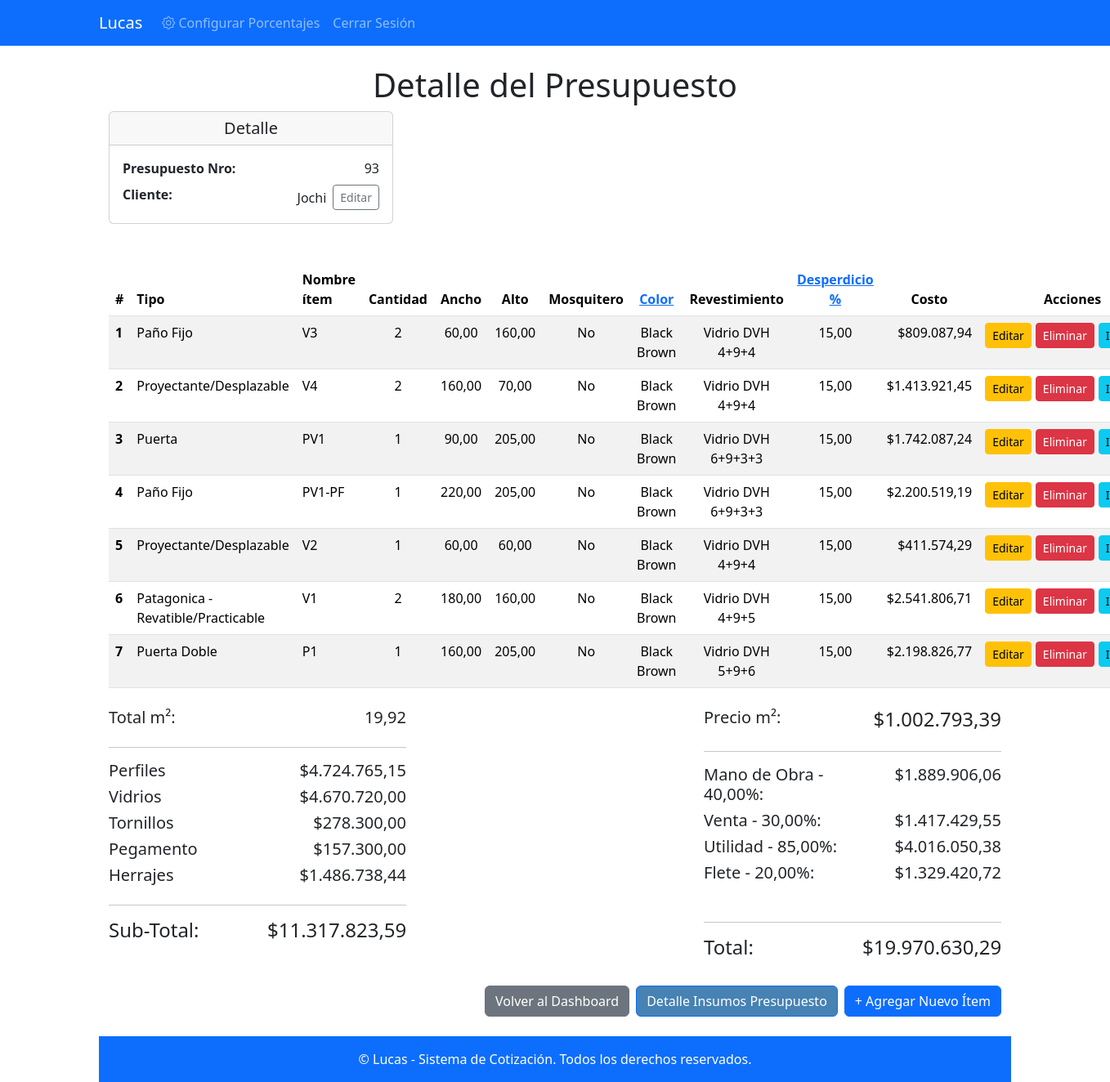
Page /presupuesto/93/ (signed in) on the committed database.
### apps/presupuestos/models.py (models this page shows, shortened)
class Presupuesto(models.Model):
    numero = models.AutoField(primary_key=True)  # Clave primaria definida explícitamente
    cliente = models.CharField(max_length=255)
    lugar = models.ForeignKey('Lugar', on_delete=models.CASCADE)
    fecha = models.DateTimeField(auto_now_add=True)

class Item(models.Model):
    presupuesto = models.ForeignKey(Presupuesto, related_name='items', on_delete=models.CASCADE)  # Relación con el presupuesto
    nombre_item = models.CharField(max_length=25, blank=True, default='')  # Nombre identificativo del ítem
    cantidad = models.PositiveIntegerField()  # Cantidad del ítem
    ancho = models.DecimalField(max_digits=10, decimal_places=2, null=True, blank=True)  # Ancho en unidades
    alto = models.DecimalField(max_digits=10, decimal_places=2, null=True, blank=True)  # Alto en unidades
    ancho_hoja = models.DecimalField(max_digits=10, decimal_places=2, null=True, blank=True)  # Ancho de hoja en unidades
    alto_lama = models.DecimalField(max_digits=10, decimal_places=2, null=True, blank=True)
    tipo = models.ForeignKey(Tipo, on_delete=models.CASCADE)  # Tipo de ítem (ventana, puerta, etc.)
    color = models.ForeignKey(Color, on_delete=models.CASCADE)  # Color del ítem
    revestimiento = models.ForeignKey(Revestimiento, on_delete=models.CASCADE)  # Tipo de revestimiento
    desperdicio = models.DecimalField(max_digits=5, decimal_places=2, default=0.0)  # Porcentaje de desperdicio
    mosquitero = models.BooleanField(default=False, null=True, blank=True)
    def calcular_costo(self):
        insumos = DetalleInsumo.objects.filter(item=self)
        total = sum(insumo.precio_total for insumo in insumos)
        return total

class Tipo(models.Model):
    numero = models.IntegerField(unique=True)  # Número identificador del tipo
    detalle = models.CharField(max_length=100)  # Descripción del tipo

class Color(models.Model):
    nombre = models.CharField(max_length=50)

class Revestimiento(models.Model):
    nombre = models.CharField(max_length=100)

class TipoInsumo(models.Model):
    nombre = models.CharField(max_length=50, unique=True)  # Nombre del tipo de insumo (por ejemplo, 'Material', 'Herramienta')

class PorcentajeConfiguracion(models.Model):
    nombre = models.CharField(max_length=100, unique=True, help_text="Nombre identificativo de esta configuración")
    mano_obra_porcentaje = models.DecimalField(
        max_digits=5,
        decimal_places=2,
        default=40,
        help_text="Porcentaje de mano de obra (ej: 40 = 40%)"
    )
    venta_porcentaje = models.DecimalField(
        max_digits=5,
        decimal_places=2,
        default=30,
        help_text="Porcentaje de venta (ej: 30 = 30%)"
    )
    utilidad_porcentaje = models.DecimalField(
        max_digits=5,
        decimal_places=2,
        default=85,
        help_text="Porcentaje de utilidad (ej: 85 = 85%)"
    )
    flete_porcentaje = models.DecimalField(
        max_digits=5,
        decimal_places=2,
        default=12,
        help_text="Porcentaje de flete (ej: 12 = 12%)"
    )
    activo = models.BooleanField(default=True, help_text="Indica si esta es la configuración activa")
    fecha_creacion = models.DateTimeField(auto_now_add=True)
    fecha_modificacion = models.DateTimeField(auto_now=True)
    class Meta:
        verbose_name = "Configuraión de Porcentajes"
        verbose_name_plural = "Configuraciones de Porcentajes"
    @classmethod
    def get_configuracion_activa(cls):
        configuracion = cls.objects.filter(activo=True).first()
        if not configuracion:
            configuracion = cls.objects.create(
                nombre="Configuración por Defecto",
                activo=True
            )
        return configuracion

### apps/presupuestos/views.py (the view)
# urls.py: path('presupuesto/<int:presupuesto_id>/', presupuestos_views.detalle_presupuesto, name='detalle_presupuesto'),
@login_required
def detalle_presupuesto(request, presupuesto_id):
    presupuesto = get_object_or_404(Presupuesto, numero=presupuesto_id)
    items = presupuesto.items.all()
    colores = Color.objects.all()  # Agregar los colores disponibles
    items_con_costos = [
        {'item': item,
         'costo': item.calcular_costo(),
         'desperdicio': item.desperdicio}
         for item in items
    ]
    sub_total = sum(entry['costo'] for entry in items_con_costos)
    total_m2 = sum(
        (item.ancho / 100) * (item.alto / 100) * item.cantidad
        for item in items
    )
    insumos = DetalleInsumo.objects.filter(presupuesto=presupuesto)
    tipo_insumos_totales = defaultdict(Decimal)
    for insumo in insumos:
        tipo_insumo_nombre = insumo.insumo.tipo_insumo.nombre if insumo.insumo.tipo_insumo else "Sin Tipo"
        tipo_insumos_totales[tipo_insumo_nombre] += insumo.precio_total
    subtotal_tipo_1 = insumos.filter(insumo__tipo_insumo_id=1).aggregate(
        subtotal=Sum('precio_total')
    )['subtotal'] or Decimal(0)
    subtotal_tipo_2 = insumos.filter(insumo__tipo_insumo_id__in=[1, 3, 4, 5, 6, 7]).aggregate(
        subtotal=Sum('precio_total')
    )['subtotal'] or Decimal(0)
    configuracion = PorcentajeConfiguracion.get_configuracion_activa()
    mano_obra_factor = configuracion.mano_obra_porcentaje / Decimal("100")
    venta_factor = configuracion.venta_porcentaje / Decimal("100")
    utilidad_factor = configuracion.utilidad_porcentaje / Decimal("100")
    flete_factor = configuracion.flete_porcentaje / Decimal("100")
    mano_obra = subtotal_tipo_1 * mano_obra_factor
    venta = subtotal_tipo_1 * venta_factor
    utilidad = subtotal_tipo_1 * utilidad_factor  # Utilidad solo sobre tipo_insumo_id=1
    flete = subtotal_tipo_2 * flete_factor # Utilidad solo sobre tipo_insumo_id=1+3+4+5+6
    total = sub_total + mano_obra + venta + utilidad + flete
    precio_por_m2 = total / total_m2 if total_m2 > 0 else 0
    return render(request, 'detalle_presupuesto.html', {
        'presupuesto': presupuesto,
        'items_con_costos': items_con_costos,
        'colores': colores,
        'sub_total': sub_total,
        'mano_obra': mano_obra,
        'venta': venta,
        'utilidad': utilidad,
        'flete': flete,
        'total': total,
        'total_m2': total_m2,  # Agregar Total m2 al contexto
        'precio_por_m2': precio_por_m2,  # Agregar el precio por m² al contexto
        'tipo_insumos_totales': dict(tipo_insumos_totales),
        'mano_obra_porcentaje': configuracion.mano_obra_porcentaje,
        'venta_porcentaje': configuracion.venta_porcentaje,
        'utilidad_porcentaje': configuracion.utilidad_porcentaje,
        'flete_porcentaje': configuracion.flete_porcentaje,
    })

### apps/presupuestos/templates/detalle_presupuesto.html (shortened to what this page needs)
{% extends 'base.html' %}
{% load humanize %}
{% block content %}
<div class="container mt-4">
    <h1 class="text-center">Detalle del Presupuesto</h1>
    <div class="row mb-4">
        <div class="col-md-4">
            <div class="card">
                <div class="card-header">
                    <h5 class="text-center mb-0">Detalle</h5>
                </div>
                <div class="card-body">
                    <div class="row mb-2">
                        <div class="col-6 text-start fw-bold">Presupuesto Nro:</div>
                        <div class="col-6 text-end">{{ presupuesto.numero }}</div>
                    </div>
                    <div class="row">
                        <div class="col-6 text-start fw-bold">Cliente:</div>
                        <div class="col-6 text-end">
                            <div class="d-flex justify-content-end align-items-center gap-2">
                                <span>{{ presupuesto.cliente }}</span>
                                <button
                                    type="button"
                                    class="btn btn-outline-secondary btn-sm"
                                    data-bs-toggle="modal"
                                    data-bs-target="#modalEditarCliente"
                                >
                                    Editar
                                </button>
                            </div>
                        </div>
                    </div>
            </div>
        </div>
    </div>
</div>
    <br>
    <div>
        {% if items_con_costos %}
            <table class="table table-striped">
                <thead class="thead-dark">
                    <tr>
                        <th scope="col">#</th>
                        <th scope="col">Tipo</th>
                        <th scope="col">Nombre ítem</th>
                        <th class="text-center" scope="col">Cantidad</th>
                        <th class="text-center" scope="col">Ancho</th>
                        <th class="text-center" scope="col">Alto</th>
                        <th class="text-center" scope="col">Mosquitero</th>
                        <th class="text-center" scope="col">
                            <a href="#" id="cambiar-color" class="text-primary" data-bs-toggle="modal" data-bs-target="#modalCambiarColor">
                                Color
                            </a>
                        </th>
                        <th class="text-center" scope="col">Revestimiento</th>
                        <th class="text-center" scope="col">
                            <a href="#" id="cambiar-desperdicio" class="text-primary" data-bs-toggle="modal" data-bs-target="#modalCambiarDesperdicio">
                                Desperdicio %
                            </a>
                        </th>
                        <th class="text-center" scope="col">Costo</th>
                        <th class="text-center" scope="col">Acciones</th>
                    </tr>
                </thead>
                <tbody>
                    {% for entry in items_con_costos %}
                        <tr>
                            <th scope="row">{{ forloop.counter }}</th>
                            <td>{{ entry.item.tipo.detalle }}</td>
                            <td>{{ entry.item.nombre_item }}</td>
                            <td class="text-center">{{ entry.item.cantidad }}</td>
                            <td class="text-center">{{ entry.item.ancho }}</td>
                            <td class="text-center">{{ entry.item.alto }}</td>
                            <td class="text-center">{{ entry.item.mosquitero|yesno:"Sí,No" }}</td>
                            <td class="text-center">{{ entry.item.color.nombre }}</td>
                            <td class="text-center">{{ entry.item.revestimiento.nombre }}</td>
                            <td class="text-center">{{ entry.item.desperdicio }}</td>
                            <td class="text-end">${{ entry.costo|intcomma }}</td>
                            <td class="text-center">
                                <div style="display: flex; gap: 5px; justify-content: center;">
                                    <a href="{% url 'editar_item' entry.item.id %}" class="btn btn-warning btn-sm">Editar</a>
                                    <a href="{% url 'eliminar_item' entry.item.id %}" class="btn btn-danger btn-sm" onclick="return confirm('¿Estás seguro de que deseas eliminar este ítem?')">Eliminar</a>
                                    <a href="{% url 'detalle_insumos' entry.item.id %}" class="btn btn-info btn-sm">Insumos</a>
                                </div>
                            </td>
                        </tr>
                    {% endfor %}
                </tbody>
            </table>
            <div class="mt-4 d-flex justify-content-between">
                <div class="col-lg-4">
                    <div class="row">
                        <div class="col-6 text-start">
                            <h5>Total m²:</h5>
                        </div>
                        <div class="col-6 text-end">
                            <h5>{{ total_m2|floatformat:2 }}</h5>
                        </div>
                    </div>
                    <hr>
                    {% for tipo_insumo, total_importe in tipo_insumos_totales.items %}
                    <div class="row">
                        <div class="col-6 text-start">
                            <h5>{{ tipo_insumo }}</h5>
                        </div>
                        <div class="col-6 text-end">
                            <h5>${{ total_importe|floatformat:2|intcomma }}</h5>
                        </div>
                    </div>
                    {% endfor %}
                    <hr>
                    <div class="row">
                        <div class="col-6 text-start">
                            <h4>Sub-Total:</h4>
                        </div>
                        <div class="col-6 text-end">
                            <h4>${{ sub_total|floatformat:2|intcomma }}</h4>
                        </div>
                    </div>
                </div>
                <div class="col-lg-4">
                    <div class="row">
                        <div class="col-6 text-start">
                            <h5>Precio m²:</h5>
                        </div>
                        <div class="col-6 text-end">
                            <h4>${{ precio_por_m2|floatformat:2|intcomma }}</h4>
                        </div>
                    </div>
                    <hr>
                    <div class="row">
                        <div class="col-6 text-start">
                            <h5>Mano de Obra - {{ mano_obra_porcentaje }}%:</h5>
                        </div>
                        <div class="col-6 text-end">
                            <h5>${{ mano_obra|floatformat:2|intcomma }}</h5>
                        </div>
                    </div>
                    <div class="row">
                        <div class="col-6 text-start">
                            <h5>Venta - {{ venta_porcentaje }}%:</h5>
                        </div>
                        <div class="col-6 text-end">
                            <h5>${{ venta|floatformat:2|intcomma }}</h5>
                        </div>
                    </div>
                    <div class="row">
                        <div class="col-6 text-start">
                            <h5>Utilidad - {{ utilidad_porcentaje }}%:</h5>
                        </div>
                        <div class="col-6 text-end">
                            <h5>${{ utilidad|floatformat:2|intcomma }}</h5>
                        </div>
                    </div>
                    <div class="row">
                        <div class="col-6 text-start">
                            <h5>Flete - {{ flete_porcentaje }}%:</h5>
                        </div>
                        <div class="col-6 text-end">
                            <h5>${{ flete|floatformat:2|intcomma }}</h5>
                        </div>
                    </div>
                    <br>
                    <hr>
                    <div class="row">
                        <div class="col-6 text-start">
                            <h4>Total:</h4>
                        </div>
                        <div class="col-6 text-end">
                            <h4>${{ total|floatformat:2|intcomma }}</h4>
                        </div>
                    </div>
                </div>
            </div>
    </div>
    {% else %}
        <p class="text-center">No hay ítems asociados a este presupuesto.</p>
    {% endif %}
    <div class="d-flex justify-content-end mt-4">
        <a href="{% url 'dashboard' %}" class="btn btn-secondary me-2">Volver al Dashboard</a>
        <a href="{% url 'detalle_insumos_presupuesto' presupuesto.numero %}" class="btn btn-primary me-2" style="background-color: #4682B4; color: white;">Detalle Insumos Presupuesto</a>
        <a href="{% url 'nuevo_item' presupuesto.numero %}" class="btn btn-primary">+ Agregar Nuevo Ítem</a>
    </div>
{% endblock %}

### rows in the picture
Presupuesto: numero "93", cliente "Jochi"
Item: item.tipo.detalle "Paño Fijo", item.nombre_item "V3", item.cantidad "2", item.ancho "60,00", item.alto "160,00", item.mosquitero "No", item.color.nombre "Black Brown", item.revestimiento.nombre "Vidrio DVH 4+9+4", item.desperdicio "15,00", costo "809.087,94"
Item: item.tipo.detalle "Proyectante/Desplazable", item.nombre_item "V4", item.cantidad "2", item.ancho "160,00", item.alto "70,00", item.mosquitero "No", item.color.nombre "Black Brown", item.revestimiento.nombre "Vidrio DVH 4+9+4", item.desperdicio "15,00", costo "1.413.921,45"
Item: item.tipo.detalle "Puerta", item.nombre_item "PV1", item.cantidad "1", item.ancho "90,00", item.alto "205,00", item.mosquitero "No", item.color.nombre "Black Brown", item.revestimiento.nombre "Vidrio DVH 6+9+3+3", item.desperdicio "15,00", costo "1.742.087,24"
Item: item.tipo.detalle "Paño Fijo", item.nombre_item "PV1-PF", item.cantidad "1", item.ancho "220,00", item.alto "205,00", item.mosquitero "No", item.color.nombre "Black Brown", item.revestimiento.nombre "Vidrio DVH 6+9+3+3", item.desperdicio "15,00", costo "2.200.519,19"
Item: item.tipo.detalle "Proyectante/Desplazable", item.nombre_item "V2", item.cantidad "1", item.ancho "60,00", item.alto "60,00", item.mosquitero "No", item.color.nombre "Black Brown", item.revestimiento.nombre "Vidrio DVH 4+9+4", item.desperdicio "15,00", costo "411.574,29"
Item: item.tipo.detalle "Patagonica - Revatible/Practicable", item.nombre_item "V1", item.cantidad "2", item.ancho "180,00", item.alto "160,00", item.mosquitero "No", item.color.nombre "Black Brown", item.revestimiento.nombre "Vidrio DVH 4+9+5", item.desperdicio "15,00", costo "2.541.806,71"
Item: item.tipo.detalle "Puerta Doble", item.nombre_item "P1", item.cantidad "1", item.ancho "160,00", item.alto "205,00", item.mosquitero "No", item.color.nombre "Black Brown", item.revestimiento.nombre "Vidrio DVH 5+9+6", item.desperdicio "15,00", costo "2.198.826,77"
TipoInsumo: tipo_insumos_totales "Perfiles"
TipoInsumo: tipo_insumos_totales "Vidrios"
TipoInsumo: tipo_insumos_totales "Tornillos"
TipoInsumo: tipo_insumos_totales "Pegamento"
TipoInsumo: tipo_insumos_totales "Herrajes"
PorcentajeConfiguracion: mano_obra_porcentaje "40,00", venta_porcentaje "30,00", utilidad_porcentaje "85,00", flete_porcentaje "20,00"

### other values in the picture
{{ total_m2|floatformat:2 }} "19,92"
{{ total_importe|floatformat:2|intcomma }} "4.724.765,15" "4.670.720,00" "278.300,00" "157.300,00" "1.486.738,44"
{{ sub_total|floatformat:2|intcomma }} "11.317.823,59"
{{ precio_por_m2|floatformat:2|intcomma }} "1.002.793,39"
{{ mano_obra|floatformat:2|intcomma }} "1.889.906,06"
{{ venta|floatformat:2|intcomma }} "1.417.429,55"
{{ utilidad|floatformat:2|intcomma }} "4.016.050,38"
{{ flete|floatformat:2|intcomma }} "1.329.420,72"
{{ total|floatformat:2|intcomma }} "19.970.630,29"
